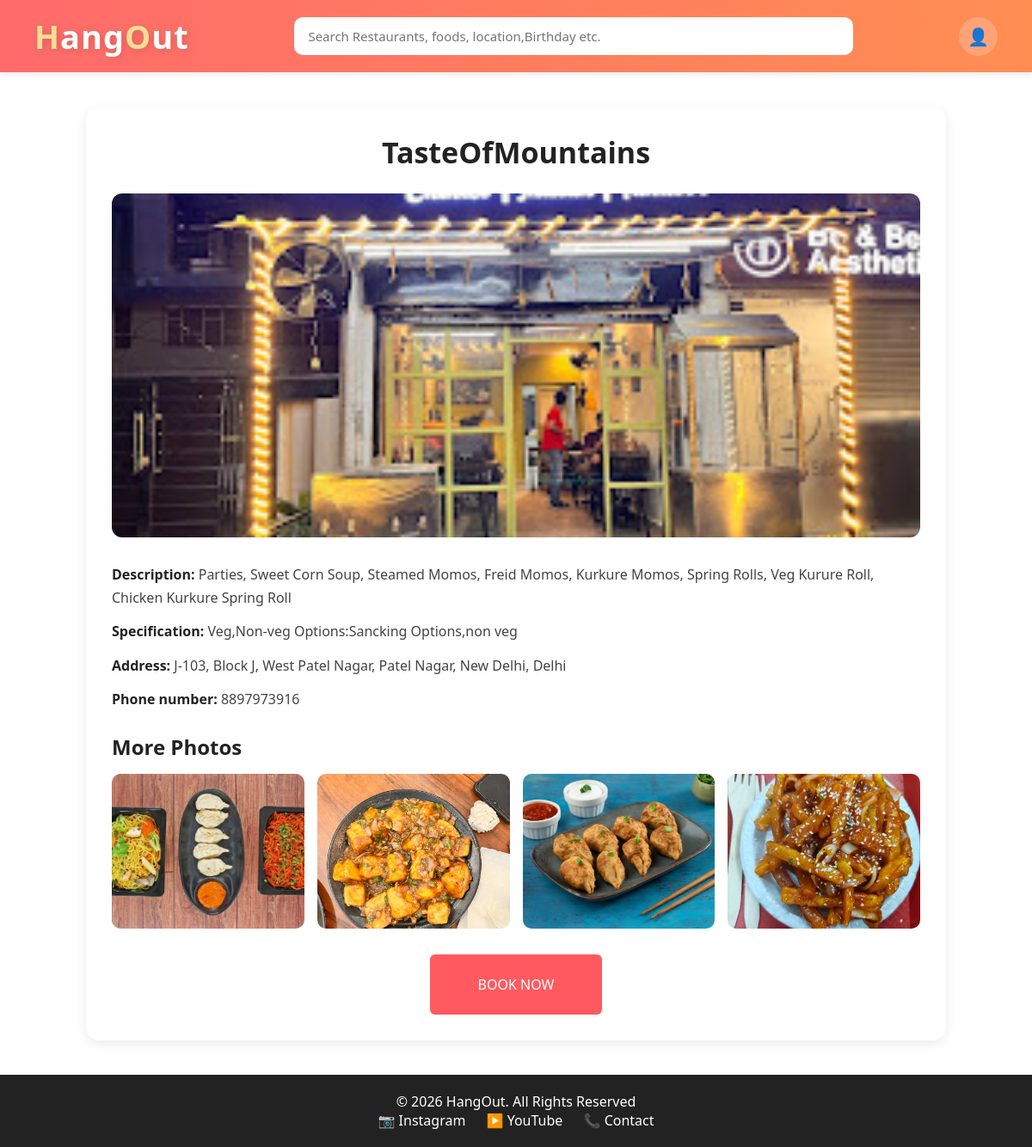
Screenshot of /user/restaurant/TasteOfMountains/ with the database file from the repository.
### login/models.py (models this page shows, shortened)
class Restaurant(models.Model):
    restaurant_name = models.CharField(max_length=150,primary_key=True)
    password = models.CharField(
                max_length=20,unique=True,
                validators=[MinLengthValidator(6),
                            RegexValidator(
                                regex=r'^[A-Za-z0-9@#$%^&+=!]*$',
                                message="Password can contain letters, numbers and special characters"
                )],null=False,blank=False)
    phone_number = models.CharField(
                max_length=10,unique=True,
                validators=[RegexValidator(
                                regex=r'^[0-9]{10}$',
                                message="Phone number must be exactly 10 digits"
                )])
    address = models.TextField()
    pincode = models.CharField(default="000000",
                max_length=6,
                validators=[
                            RegexValidator(
                                regex=r'^[0-9]{6}$',
                                message="Pincode must be exactly 6 digits"
                )])
    total_gathering = models.PositiveIntegerField()
    specification = models.CharField(max_length=100)
    description = models.TextField()
    photo1 = models.ImageField(upload_to='restaurant_photos/')
    photo2 = models.ImageField(upload_to='restaurant_photos/', blank=True, null=True)
    photo3 = models.ImageField(upload_to='restaurant_photos/', blank=True, null=True)
    photo4 = models.ImageField(upload_to='restaurant_photos/', blank=True, null=True)
    photo5 = models.ImageField(upload_to='restaurant_photos/', blank=True, null=True)
    created_at = models.DateTimeField(auto_now_add=True)
    class Meta:
        ordering = ["-created_at"]

### user/views.py (the view)
# urls.py: path('restaurant/<str:pk>/', views.restaurant_detail, name="restaurant_detail"),
def restaurant_detail(request, pk):
    restaurant = Restaurant.objects.get(restaurant_name=pk)
    context = {
        'restaurant': restaurant
    }
    return render(request, 'user/restaurant_detail.html', context)

### user/Templates/user/restaurant_detail.html (shortened to what this page needs)
<!DOCTYPE html>
<html lang="en">
<head>
</head>
<body>
    {% include "Navbar.html" %}
    <div class="detail-page">
        <div class="detail-container">
            <h1 class="detail-title">{{ restaurant.restaurant_name }}</h1>
            <img src="{{ restaurant.photo1.url }}" alt="{{ restaurant.restaurant_name }}" class="main-image">
            <div class="detail-text">
                <p><strong>Description:</strong> {{ restaurant.description }}</p>
                <p><strong>Specification:</strong> {{ restaurant.specification }}</p>
                <p><strong>Address:</strong> {{ restaurant.address }}</p>
                <p><strong>Phone number:</strong> {{ restaurant.phone_number }}</p>
            </div>
            <h2 class="gallery-title">More Photos</h2>
            <div class="gallery">
                <img src="{{ restaurant.photo2.url }}" alt="Photo 2">
                <img src="{{ restaurant.photo3.url }}" alt="Photo 3">
                <img src="{{ restaurant.photo4.url }}" alt="Photo 4">
                <img src="{{ restaurant.photo5.url }}" alt="Photo 5">
            </div>
            <button class="submit-btn">
                <a href="{% url 'booktable' restaurant.restaurant_name %}" class="submit-btn">
                    BOOK NOW
                </a>
            </button>
        </div>
    </div>
    {% include "footer.html" %}
</body>
</html>

### user/Templates/user/restaurant_detail.html (style rules this page uses)
.detail-page { padding: 40px 20px; min-height: 100vh; }
.detail-container { max-width: 1000px; margin: auto; background-color: white; border-radius: 15px; padding: 30px; box-shadow: 0 4px 14px rgba(0, 0, 0, 0.08); }
.detail-title { text-align: center; font-size: 34px; color: #222; margin-bottom: 25px; }
.main-image { width: 100%; height: 400px; object-fit: cover; border-radius: 12px; margin-bottom: 25px; }
.detail-text { margin-bottom: 25px; }
.detail-text p { font-size: 16px; color: #444; line-height: 1.7; margin-bottom: 12px; }
.detail-text strong { color: #222; }
.gallery-title { font-size: 24px; color: #222; margin: 25px 0 15px; }
.gallery { display: grid; grid-template-columns: repeat(4, 1fr); gap: 15px; margin-bottom: 30px; }
.gallery img { width: 100%; height: 180px; object-fit: cover; border-radius: 10px; }
.submit-btn { display: block; margin: 0 auto; padding: 12px 28px; background-color: #ff5a5f; color: white; border: none; border-radius: 6px; font-size: 16px; cursor: pointer; }

### Templates/Navbar.html (style rules this page uses)
a { text-decoration: none; }
* { margin: 0; padding: 0; box-sizing: border-box; font-family: "Segoe UI", Tahoma, Geneva, Verdana, sans-serif; }

### rows the page displays
Restaurant: restaurant_name "TasteOfMountains", photo1 (picture), description "Parties, Sweet Corn Soup, Steamed Momos, Freid Momos, Kurkure Momos, Spring Rolls, Veg Kurure Roll, Chicken Kurkure Spring Roll", specification "Veg,Non-veg Options:Sancking Options,non veg", address "J-103, Block J, West Patel Nagar, Patel Nagar, New Delhi, Delhi", phone_number "8897973916", photo2 (picture), photo3 (picture), photo4 (picture), photo5 (picture)
